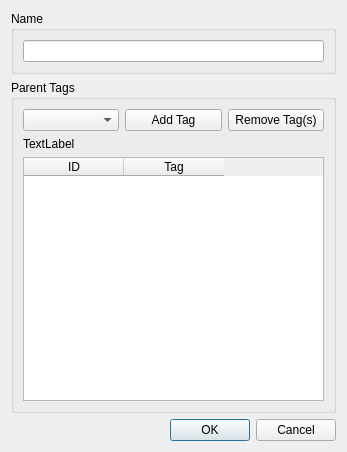
<?xml version="1.0" encoding="UTF-8"?>
<ui version="4.0">
 <class>NewTagDialog</class>
 <widget class="QDialog" name="NewTagDialog">
  <property name="windowModality">
   <enum>Qt::ApplicationModal</enum>
  </property>
  <property name="geometry">
   <rect>
    <x>0</x>
    <y>0</y>
    <width>343</width>
    <height>452</height>
   </rect>
  </property>
  <property name="sizePolicy">
   <sizepolicy hsizetype="Preferred" vsizetype="Preferred">
    <horstretch>0</horstretch>
    <verstretch>0</verstretch>
   </sizepolicy>
  </property>
  <property name="maximumSize">
   <size>
    <width>16777215</width>
    <height>16777215</height>
   </size>
  </property>
  <property name="windowTitle">
   <string>Dialog</string>
  </property>
  <property name="sizeGripEnabled">
   <bool>false</bool>
  </property>
  <property name="modal">
   <bool>false</bool>
  </property>
  <layout class="QVBoxLayout" name="verticalLayout">
   <item>
    <widget class="QGroupBox" name="groupBox_2">
     <property name="title">
      <string>Name</string>
     </property>
     <layout class="QVBoxLayout" name="verticalLayout_2">
      <item>
       <widget class="QLineEdit" name="tagNameEdit"/>
      </item>
     </layout>
    </widget>
   </item>
   <item>
    <widget class="QGroupBox" name="groupBox">
     <property name="sizePolicy">
      <sizepolicy hsizetype="Expanding" vsizetype="Preferred">
       <horstretch>0</horstretch>
       <verstretch>0</verstretch>
      </sizepolicy>
     </property>
     <property name="minimumSize">
      <size>
       <width>325</width>
       <height>0</height>
      </size>
     </property>
     <property name="title">
      <string>Parent Tags</string>
     </property>
     <layout class="QGridLayout" name="gridLayout">
      <item row="0" column="1">
       <widget class="QPushButton" name="addTagButton">
        <property name="text">
         <string>Add Tag</string>
        </property>
       </widget>
      </item>
      <item row="1" column="0" colspan="3">
       <widget class="QLabel" name="parentTagLabel">
        <property name="text">
         <string>TextLabel</string>
        </property>
       </widget>
      </item>
      <item row="0" column="2">
       <widget class="QPushButton" name="removeTagButton">
        <property name="enabled">
         <bool>true</bool>
        </property>
        <property name="text">
         <string>Remove Tag(s)</string>
        </property>
       </widget>
      </item>
      <item row="2" column="0" colspan="3">
       <widget class="QTableWidget" name="assignedTagsList">
        <property name="alternatingRowColors">
         <bool>true</bool>
        </property>
        <property name="selectionMode">
         <enum>QAbstractItemView::ExtendedSelection</enum>
        </property>
        <property name="selectionBehavior">
         <enum>QAbstractItemView::SelectRows</enum>
        </property>
        <column>
         <property name="text">
          <string>ID</string>
         </property>
        </column>
        <column>
         <property name="text">
          <string>Tag</string>
         </property>
        </column>
       </widget>
      </item>
      <item row="0" column="0">
       <widget class="QComboBox" name="parentTagComboBox"/>
      </item>
     </layout>
    </widget>
   </item>
   <item>
    <widget class="QDialogButtonBox" name="buttonBox">
     <property name="standardButtons">
      <set>QDialogButtonBox::Cancel|QDialogButtonBox::Ok</set>
     </property>
    </widget>
   </item>
  </layout>
 </widget>
 <resources/>
 <connections>
  <connection>
   <sender>buttonBox</sender>
   <signal>rejected()</signal>
   <receiver>NewTagDialog</receiver>
   <slot>close()</slot>
   <hints>
    <hint type="sourcelabel">
     <x>177</x>
     <y>173</y>
    </hint>
    <hint type="destinationlabel">
     <x>142</x>
     <y>101</y>
    </hint>
   </hints>
  </connection>
  <connection>
   <sender>buttonBox</sender>
   <signal>accepted()</signal>
   <receiver>NewTagDialog</receiver>
   <slot>accept()</slot>
   <hints>
    <hint type="sourcelabel">
     <x>177</x>
     <y>173</y>
    </hint>
    <hint type="destinationlabel">
     <x>142</x>
     <y>101</y>
    </hint>
   </hints>
  </connection>
 </connections>
</ui>
